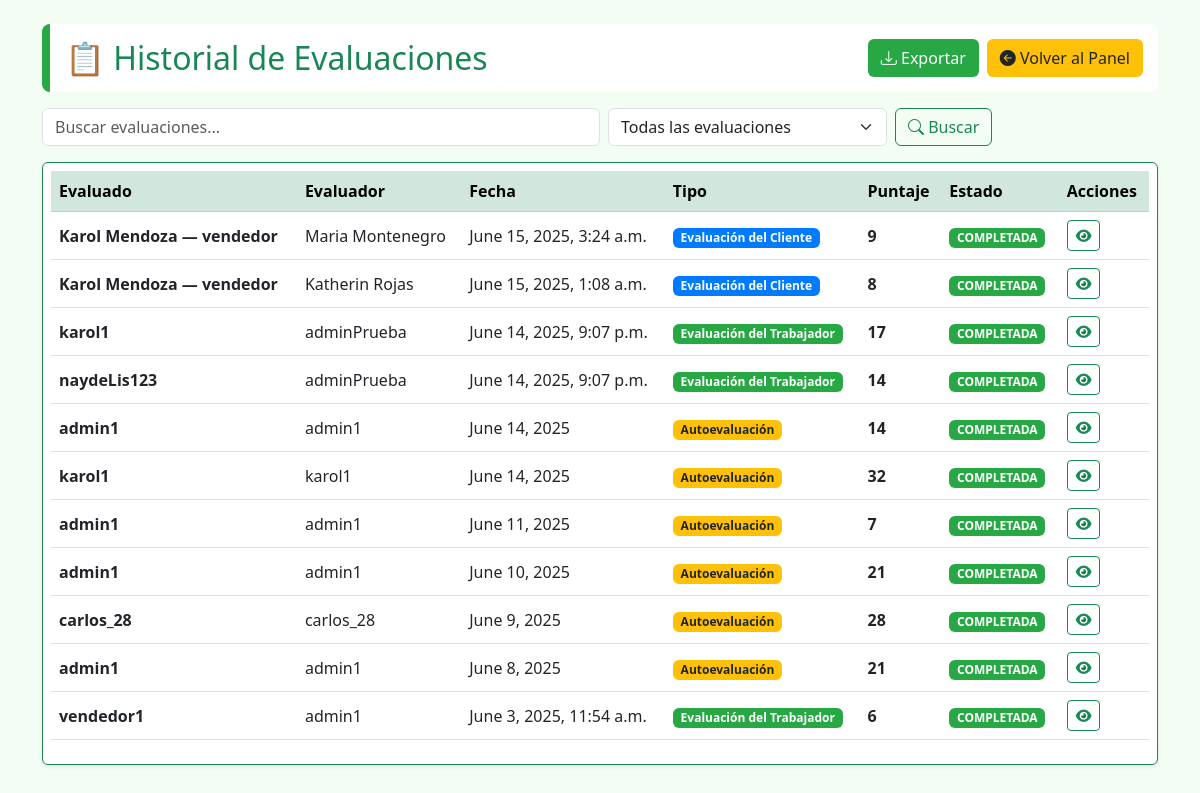
Before: /historial/ (signed in) with the older database file.
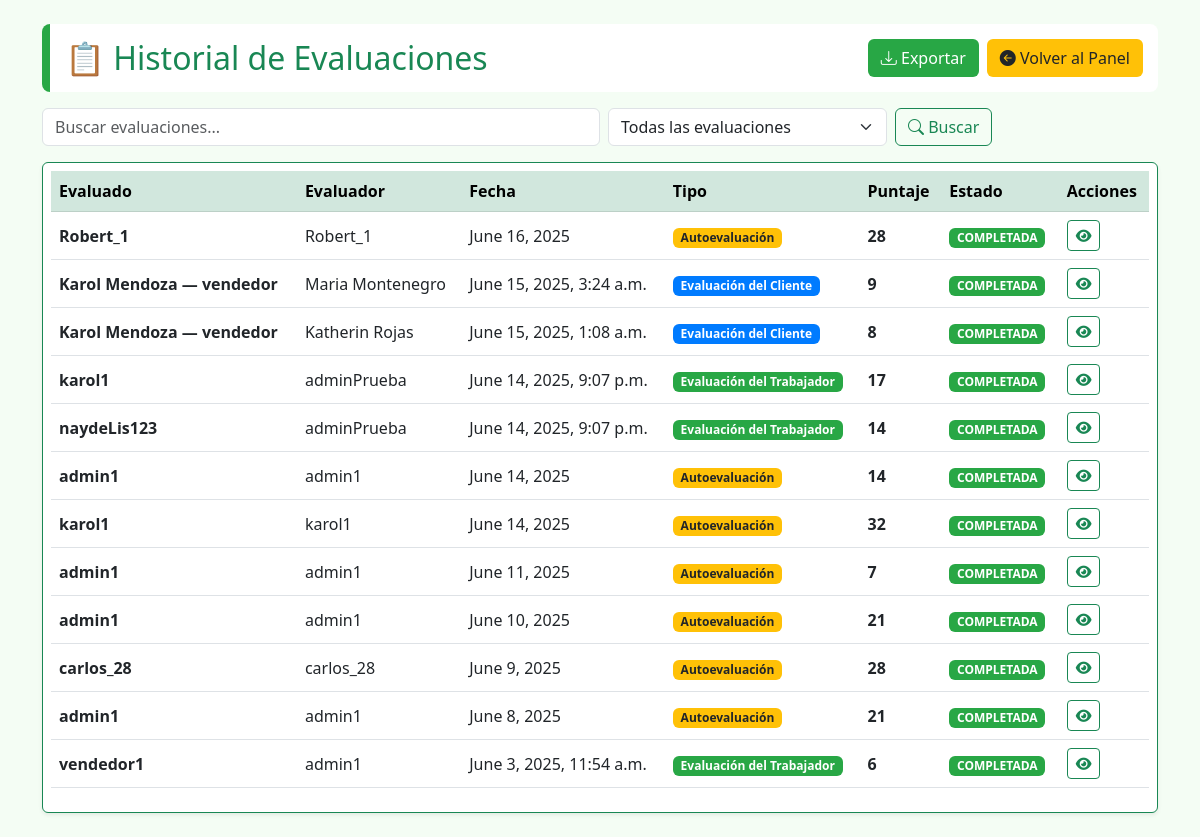
After: the same page with the newer database file.
### core/models.py (models this page shows, shortened)
class Trabajador(models.Model):
    user = models.OneToOneField(settings.AUTH_USER_MODEL, on_delete=models.CASCADE, related_name='trabajador', null=True, blank=True)
    puesto = models.ForeignKey(Puesto, on_delete=models.SET_NULL, null=True, blank=True)
    telefono = models.CharField(max_length=20, blank=True)
    direccion = models.CharField(max_length=200, blank=True)
    def __str__(self):
        return f"{self.user.get_full_name()} — {self.puesto.nombre}"

class Usuario(AbstractUser):
    def __str__(self):
        return self.username  # Representación del objeto Usuario, devuelve solo el nombre de usuario.

class Puesto(models.Model):
    nombre = models.CharField(max_length=50, unique=True)
    descripcion = models.TextField(blank=True, null=True)

class Cliente(models.Model):
    user = models.OneToOneField(settings.AUTH_USER_MODEL, on_delete=models.CASCADE, related_name='cliente', null=True, blank=True)
    direccion = models.CharField(max_length=200, blank=True, null=True)
    telefono = models.CharField(max_length=20, blank=True, null=True)
    def __str__(self):
        return self.user.get_full_name() if self.user else "Cliente sin usuario"

class EvaluacionVenta(models.Model):
    ESTADOS = [
        ('PENDIENTE', 'Pendiente'),
        ('EN_PROGRESO', 'En progreso'),
        ('COMPLETADA', 'Completada'),
    ]
    venta = models.ForeignKey(Venta, on_delete=models.CASCADE)
    trabajador = models.ForeignKey(Trabajador, on_delete=models.CASCADE)
    cliente = models.ForeignKey(Cliente, on_delete=models.CASCADE)
    fecha = models.DateTimeField(auto_now_add=True)
    estado = models.CharField(max_length=20, choices=ESTADOS, default='PENDIENTE')
    @property
    def puntaje_total(self):
        return self.respuestas.aggregate(total=Sum('puntaje'))['total'] or 0

class EvaluacionTrabajador(models.Model):
    ESTADOS = [
        ('PENDIENTE', 'Pendiente'),
        ('EN_PROGRESO', 'En progreso'),
        ('COMPLETADA', 'Completada'),
    ]
    evaluador = models.ForeignKey(settings.AUTH_USER_MODEL, on_delete=models.CASCADE, related_name='evaluaciones_realizadas')
    evaluado = models.ForeignKey(settings.AUTH_USER_MODEL, on_delete=models.CASCADE, related_name='evaluaciones_recibidas')
    fecha_creacion = models.DateTimeField(default=timezone.now)
    fecha_activacion = models.DateTimeField(default=timezone.now)
    estado = models.CharField(max_length=20, choices=ESTADOS, default='PENDIENTE')
    observaciones = models.TextField(blank=True, null=True)
    @property
    def puntaje_total(self):
        return self.respuestas.aggregate(total=Sum('puntaje'))['total'] or 0

class AutoevaluacionTrabajador(models.Model):
    trabajador = models.ForeignKey(settings.AUTH_USER_MODEL, on_delete=models.CASCADE, related_name='autoevaluaciones')
    fecha = models.DateField(auto_now_add=True)
    fecha_creacion = models.DateTimeField(default=timezone.now)
    @property
    def puntaje_total(self):
        return sum(r.puntaje for r in self.respuestas.all())

### core/views.py (the view)
# urls.py: path('historial/', views.historial_evaluaciones, name='historial_evaluaciones'),
@login_required
def historial_evaluaciones(request):
    form        = FiltroEvaluacionForm(request.GET or None)
    tipo_filtro = request.GET.get('tipo', 'todas')
    busqueda    = request.GET.get('buscar', '').lower().strip()
    user              = request.user
    puesto_usuario    = getattr(getattr(user, 'trabajador', None), 'puesto', None)
    nombre_puesto     = (puesto_usuario.nombre.lower() if puesto_usuario else '')
    es_supervisor     = user.is_superuser or nombre_puesto == 'supervisor'
    evaluaciones = []
    auto_qs = AutoevaluacionTrabajador.objects.select_related('trabajador')
    if not es_supervisor:
        auto_qs = auto_qs.filter(trabajador=user)
    if tipo_filtro in ['todas', 'AUTO']:
        for auto in auto_qs:
            if busqueda in str(auto.trabajador).lower():
                evaluaciones.append({
                    'id'                : auto.id,
                    'evaluado'          : auto.trabajador,
                    'evaluador'         : auto.trabajador,
                    'fecha'             : auto.fecha,
                    'tipo'              : 'AUTO',
                    'get_tipo_display'  : TIPO_CHOICES['AUTO'],
                    'puntaje'           : auto.puntaje_total,
                    'estado'            : 'Completada',
                })
    et_qs = EvaluacionTrabajador.objects.select_related('evaluador', 'evaluado') \
                                        .filter(estado__iexact='Completada')
    if not es_supervisor:
        et_qs = et_qs.filter(evaluado=user)
    if tipo_filtro in ['todas', 'TRAB']:
        for e in et_qs:
            if busqueda in str(e.evaluado).lower() or busqueda in str(e.evaluador).lower():
                evaluaciones.append({
                    'id'                : e.id,
                    'evaluado'          : e.evaluado,
                    'evaluador'         : e.evaluador,
                    'fecha'             : e.fecha_creacion,
                    'tipo'              : 'TRAB',
                    'get_tipo_display'  : TIPO_CHOICES['TRAB'],
                    'puntaje'           : e.puntaje_total,
                    'estado'            : 'Completada',
                })
    ev_qs = EvaluacionVenta.objects.select_related('trabajador', 'cliente') \
                                   .filter(estado__iexact='Completada')
    if not es_supervisor:
        trabajador_inst = getattr(user, 'trabajador', None)
        ev_qs = ev_qs.filter(trabajador=trabajador_inst)
    if tipo_filtro in ['todas', 'CLIE']:
        for ev in ev_qs:
            if busqueda in str(ev.trabajador).lower() or busqueda in str(ev.cliente).lower():
                evaluaciones.append({
                    'id'                : ev.id,
                    'evaluado'          : ev.trabajador,
                    'evaluador'         : ev.cliente,
                    'fecha'             : ev.fecha,
                    'tipo'              : 'CLIE',
                    'get_tipo_display'  : TIPO_CHOICES['CLIE'],
                    'puntaje'           : ev.puntaje_total,
                    'estado'            : 'Completada',
                })
    evaluaciones.sort(key=lambda x: normalizar_fecha(x['fecha']), reverse=True)
    context = {
        'evaluaciones' : evaluaciones,
        'form'         : form,
        'tipo_filtro'  : tipo_filtro,
        'busqueda'     : request.GET.get('buscar', ''),
        'TipoEvaluacion': TipoEvaluacion  # para el <select> del filtro
    }
    return render(request, 'historial.html', context)

### core/forms.py
class FiltroEvaluacionForm(forms.Form):
    buscar = forms.CharField(required=False, label='Buscar')
    tipo = forms.ChoiceField(
        required=False,
        choices=[('todas', 'Todas las evaluaciones')] + list(TipoEvaluacion.choices),
        label='Tipo'
    )

### core/views.py (called while the page is built)
def normalizar_fecha(fecha):
    if isinstance(fecha, datetime):
        if is_aware(fecha):
            return fecha.replace(tzinfo=None)
        return fecha
    elif isinstance(fecha, date):
        return datetime.combine(fecha, time.min)
    return None

### templates/historial.html (shortened to what this page needs)
{% load static %}
<!DOCTYPE html>
<html lang="es">
<head>
    <link href="https://cdn.jsdelivr.net/npm/bootstrap@5.3.0/dist/css/bootstrap.min.css" rel="stylesheet">
    <link href="https://cdn.jsdelivr.net/npm/bootstrap-icons@1.10.5/font/bootstrap-icons.css" rel="stylesheet">
    <link rel="stylesheet" href="https://cdnjs.cloudflare.com/ajax/libs/font-awesome/6.5.0/css/all.min.css">
</head>
<body>
<div class="container py-4">
    <div class="d-flex justify-content-between align-items-center mb-3 shadow-panel">
        <h2 class="mb-0 text-success">📋 Historial de Evaluaciones</h2>
        <div class="d-flex gap-2">
            <a href="{% url 'exportar_evaluaciones_excel' %}" class="btn btn-verde">
                <i class="bi bi-download"></i> Exportar
            </a>
            <a href="{% url 'admin_dashboard' %}" class="btn btn-amarillo">
                <i class="bi bi-arrow-left-circle-fill"></i> Volver al Panel
            </a>
        </div>
    </div>
    <form method="get" class="d-flex gap-2 mb-3">
        <input type="text" name="buscar" value="{{ busqueda }}" class="form-control w-50" placeholder="Buscar evaluaciones...">
        <select name="tipo" class="form-select w-25">
            <option value="todas" {% if tipo_filtro == "todas" %}selected{% endif %}>Todas las evaluaciones</option>
        </select>
        <button class="btn btn-outline-success" type="submit">
            <i class="bi bi-search"></i> Buscar
        </button>
    </form>
    <div class="table-responsive bg-white shadow-sm rounded p-2 border border-success">
        <table class="table table-hover align-middle">
            <thead class="table-success">
                <tr>
                    <th>Evaluado</th>
                    <th>Evaluador</th>
                    <th>Fecha</th>
                    <th>Tipo</th>
                    <th>Puntaje</th>
                    <th>Estado</th>
                    <th>Acciones</th>
                </tr>
            </thead>
            <tbody>
                {% for eval in evaluaciones %}
                    <tr>
                        <td><strong>{{ eval.evaluado }}</strong></td>
                        <td>{{ eval.evaluador }}</td>
                        <td>{{ eval.fecha }}</td>
                        <td>
                            <span class="badge
                                {% if eval.tipo == 'CLIE' %}bg-primary
                                {% elif eval.tipo == 'TRAB' %}bg-success
                                {% else %}bg-warning text-dark
                                {% endif %}">
                                {{ eval.get_tipo_display }}
                            </span>
                        </td>
                        <td>
                            <span class="fw-bold text-dark">{{ eval.puntaje }}</span>
                        </td>
                        <td><span class="badge bg-success">{{ eval.estado|upper }}</span></td>
                        <td>
                            <a href="{% url 'ver_evaluacion' tipo=eval.tipo id=eval.id %}" class="btn btn-outline-success btn-sm" title="Ver Detalles">
                                <i class="fas fa-eye"></i>
                            </a>
                        </td>
                    </tr>
                {% empty %}
                    <tr>
                        <td colspan="7" class="text-center text-muted">No se encontraron evaluaciones.</td>
                    </tr>
                {% endfor %}
            </tbody>
        </table>
    </div>
</div>
</body>
</html>

### templates/historial.html (style rules this page uses)
body { background-color: #f4fdf4; }
.btn-verde { background-color: #28a745; color: white; }
.btn-amarillo { background-color: #ffc107; color: #212529; }
.table thead { background-color: #d4edda; }
.badge.bg-success { background-color: #28a745 !important; }
.badge.bg-warning { background-color: #ffc107 !important; }
.badge.bg-primary { background-color: #007bff !important; }
.shadow-panel { background-color: white; border-left: 8px solid #28a745; padding: 15px; border-radius: 8px; margin-bottom: 20px; }

Changed rows visible on the page:
now on this page (row edited): Usuario: evaluado "Robert_1", evaluador "Robert_1", fecha "June 16, 2025", tipo "Autoevaluación", puntaje "28", estado "COMPLETADA"
